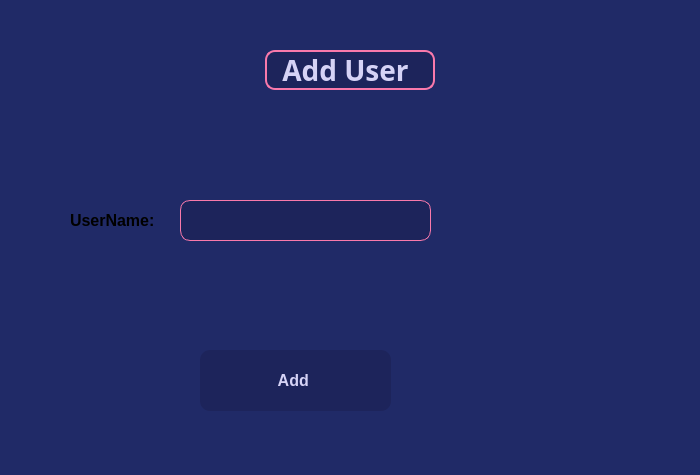
<?xml version="1.0" encoding="UTF-8"?>
<ui version="4.0">
 <class>Add_User</class>
 <widget class="QDialog" name="Add_User">
  <property name="geometry">
   <rect>
    <x>0</x>
    <y>0</y>
    <width>700</width>
    <height>475</height>
   </rect>
  </property>
  <property name="windowTitle">
   <string>Dialog</string>
  </property>
  <property name="styleSheet">
   <string notr="true">background:#202A67;
</string>
  </property>
  <widget class="QLabel" name="label">
   <property name="geometry">
    <rect>
     <x>265</x>
     <y>50</y>
     <width>170</width>
     <height>40</height>
    </rect>
   </property>
   <property name="font">
    <font>
     <family>Umpush</family>
     <pointsize>21</pointsize>
     <bold>true</bold>
    </font>
   </property>
   <property name="styleSheet">
    <string notr="true"> color:#D6D3F6;
 border-radius: 10px;
background-color: #1D245B;
  border: 2px solid #F979AB ;

</string>
   </property>
   <property name="text">
    <string> Add User</string>
   </property>
  </widget>
  <widget class="QLabel" name="label_Username">
   <property name="geometry">
    <rect>
     <x>70</x>
     <y>210</y>
     <width>90</width>
     <height>20</height>
    </rect>
   </property>
   <property name="font">
    <font>
     <pointsize>12</pointsize>
     <bold>true</bold>
    </font>
   </property>
   <property name="text">
    <string>UserName:</string>
   </property>
  </widget>
  <widget class="QTextEdit" name="User_Entry">
   <property name="geometry">
    <rect>
     <x>180</x>
     <y>200</y>
     <width>251</width>
     <height>41</height>
    </rect>
   </property>
   <property name="styleSheet">
    <string notr="true"> color:#D6D3F6;
 border-radius: 10px;
background-color: #1D245B;
  border: 1px solid #F979AB ;

</string>
   </property>
  </widget>
  <widget class="QPushButton" name="Add_Button">
   <property name="geometry">
    <rect>
     <x>200</x>
     <y>350</y>
     <width>191</width>
     <height>61</height>
    </rect>
   </property>
   <property name="font">
    <font>
     <pointsize>12</pointsize>
     <bold>true</bold>
    </font>
   </property>
   <property name="styleSheet">
    <string notr="true"> color:#D6D3F6;
 border-radius: 10px;
background-color: #1D245B;
</string>
   </property>
   <property name="text">
    <string>Add </string>
   </property>
  </widget>
  <widget class="QLabel" name="label_2">
   <property name="geometry">
    <rect>
     <x>440</x>
     <y>140</y>
     <width>190</width>
     <height>180</height>
    </rect>
   </property>
   <property name="text">
    <string/>
   </property>
   <property name="pixmap">
    <pixmap resource="Resources.qrc">:/Downloads/user blue (2).png</pixmap>
   </property>
   <property name="scaledContents">
    <bool>true</bool>
   </property>
  </widget>
 </widget>
 <resources>
  <include location="Resources.qrc"/>
 </resources>
 <connections/>
</ui>
